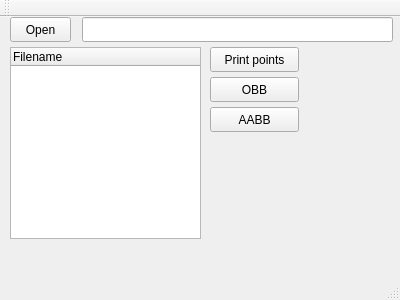
<?xml version="1.0" encoding="UTF-8"?>
<ui version="4.0">
 <class>MainWindow</class>
 <widget class="QMainWindow" name="MainWindow">
  <property name="geometry">
   <rect>
    <x>0</x>
    <y>0</y>
    <width>400</width>
    <height>300</height>
   </rect>
  </property>
  <property name="windowTitle">
   <string>MainWindow</string>
  </property>
  <widget class="QWidget" name="centralWidget">
   <widget class="QPushButton" name="openfolder_pushButton">
    <property name="geometry">
     <rect>
      <x>10</x>
      <y>0</y>
      <width>61</width>
      <height>25</height>
     </rect>
    </property>
    <property name="text">
     <string>Open</string>
    </property>
   </widget>
   <widget class="QLineEdit" name="foldername_lineEdit">
    <property name="geometry">
     <rect>
      <x>82</x>
      <y>0</y>
      <width>311</width>
      <height>25</height>
     </rect>
    </property>
   </widget>
   <widget class="QTreeWidget" name="files_treeWidget">
    <property name="geometry">
     <rect>
      <x>10</x>
      <y>30</y>
      <width>191</width>
      <height>192</height>
     </rect>
    </property>
    <column>
     <property name="text">
      <string>Filename</string>
     </property>
    </column>
   </widget>
   <widget class="QPushButton" name="printpoint_pushButton">
    <property name="geometry">
     <rect>
      <x>210</x>
      <y>30</y>
      <width>89</width>
      <height>25</height>
     </rect>
    </property>
    <property name="text">
     <string>Print points</string>
    </property>
   </widget>
   <widget class="QPushButton" name="obb_pushButton">
    <property name="geometry">
     <rect>
      <x>210</x>
      <y>60</y>
      <width>89</width>
      <height>25</height>
     </rect>
    </property>
    <property name="text">
     <string>OBB</string>
    </property>
   </widget>
   <widget class="QPushButton" name="aabb_pushButton">
    <property name="geometry">
     <rect>
      <x>210</x>
      <y>90</y>
      <width>89</width>
      <height>25</height>
     </rect>
    </property>
    <property name="text">
     <string>AABB</string>
    </property>
   </widget>
  </widget>
  <widget class="QMenuBar" name="menuBar">
   <property name="geometry">
    <rect>
     <x>0</x>
     <y>0</y>
     <width>400</width>
     <height>22</height>
    </rect>
   </property>
  </widget>
  <widget class="QToolBar" name="mainToolBar">
   <attribute name="toolBarArea">
    <enum>TopToolBarArea</enum>
   </attribute>
   <attribute name="toolBarBreak">
    <bool>false</bool>
   </attribute>
  </widget>
  <widget class="QStatusBar" name="statusBar"/>
 </widget>
 <layoutdefault spacing="6" margin="11"/>
 <resources/>
 <connections/>
</ui>
